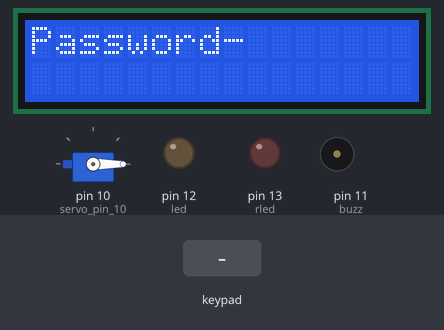
Bench run of a sketch on a simulated Arduino Uno, built with avr-gcc and run on an emulated ATmega328P. Shown: 16×2 character LCD, servo, output pins drawn as LEDs (lit = HIGH), buzzer (waves = sounding, pin HIGH). The inputs (shaded band) are chosen by the test bench.

Above: at 3.2 s.
3.3 s: key '*' pressed
At 4.2 s:
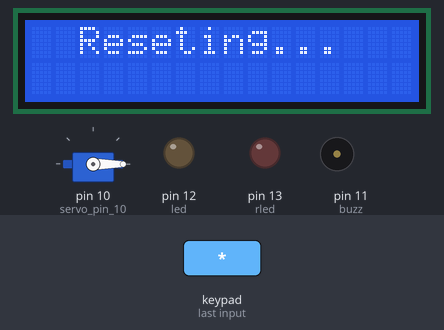
5.9 s: keypad keys 2 3 4 5 # pressed 0.4 s apart
At 8.7 s:
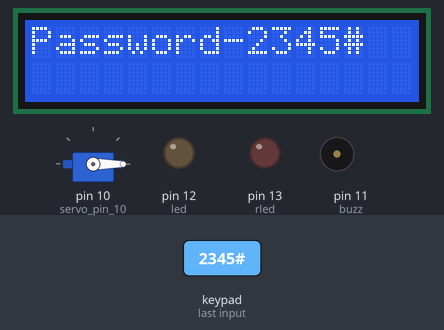
9.4 s: keypad keys 2 3 4 5 A pressed 0.4 s apart
At 12.0 s:
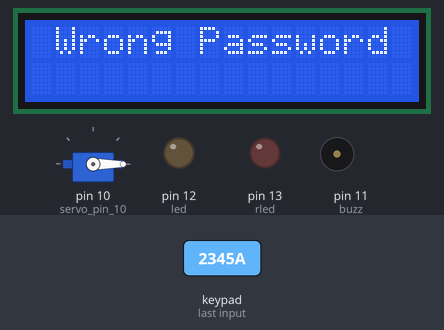
14.4 s: key 'A' pressed
At 15.3 s:
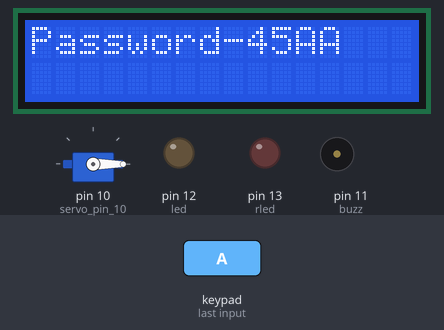
16.1 s: key 'B' pressed
At 17.4 s:
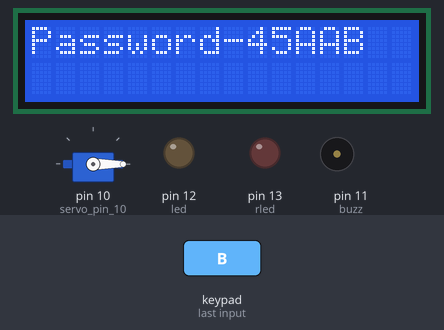
17.7 s: keypad keys 2 3 4 5 D pressed 0.4 s apart
At 21.9 s:
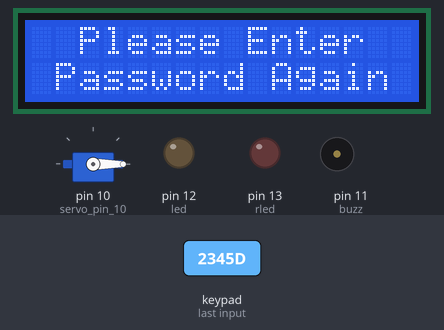
Timing chart, 0 to 23.7 s (numbered marks = the images above; inputs shaded):
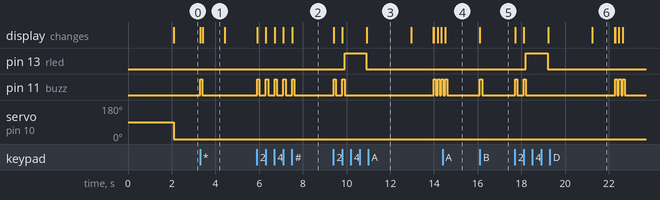

Measured:
- after the input at 3.3 s, pin 11 (buzz): LOW → HIGH at once, → LOW 0.10 s later; the display: first changes at once (image 1 shows a later state)
- after the input at 5.9 s, pin 11 (buzz): alternates HIGH for 0.10 s and LOW for 0.30 s, 10 changes in all, then stays LOW, starting at once; the display: first changes at once (image 2 shows a later state)
- after the input at 9.4 s, pin 13 (rled): LOW → HIGH after 0.51 s, → LOW 1.0 s later; pin 11 (buzz): LOW → HIGH at once, → LOW 0.10 s later, → HIGH 0.31 s later, → LOW 0.10 s later, … (9 changes in this stretch); the display: first changes at once (image 3 shows a later state)
- after the input at 14.4 s, the display: changes after 0.11 s (image 4)
- after the input at 16.1 s, pin 11 (buzz): LOW → HIGH at once, → LOW 0.10 s later; the display: changes at once (image 5)
- after the input at 17.7 s, pin 13 (rled): LOW → HIGH after 0.50 s, → LOW 1.0 s later; pin 11 (buzz): LOW → HIGH at once, → LOW 0.10 s later, → HIGH 0.30 s later, → LOW 0.10 s later, … (10 changes in this stretch); the display: first changes at once (image 6 shows a later state)
- what the display in image 1 shows lasts 1.0 s, from 3.4 s to 4.4 s

The sketch:

key_c__.ino
```cpp
#include <Keypad.h>
#include <Wire.h>
#include <LiquidCrystal_I2C.h>
#include <Servo.h>
byte rowPins[4] = {2, 3, 4, 5}; //connect to the row pinouts of the keypad

byte colPins[4] = {6, 7, 8, 9}; //connect to the row pinouts of the keypad

const byte ROWS = 4; //four rows

const byte COLS = 4; //three columns

char keys[ROWS][COLS] = {{'1','2','3','A'}
,
{'4','5','6','B'}
,
{'7','8','9','C'}
,
{'*','0','#','D'}
};

Keypad keypad = Keypad( makeKeymap(keys), rowPins, colPins, ROWS, COLS );
char key = 'A';
LiquidCrystal_I2C lcd(0x27, 16, 2);//lcd.setCursor(0;0); lcd.print

int p = 0;
int C = 0;
int r = 0;
int s=0;
Servo servo_pin_10;
int led =12;//green led
int rled =13;//red led
int buzz =11;//buzzer
void setup() {
  lcd.begin();
  servo_pin_10.attach(10);


  key = 'A';

  lcd.clear();

  p = 0;

  C = 8;

  r = 0;
  pinMode(led,OUTPUT);
  pinMode(rled,OUTPUT);
  pinMode(buzz,OUTPUT);

  lcd.setCursor(2, 0);
  lcd.print("Please Enter");
  lcd.setCursor(3, 1);
  lcd.print("Password");
  delay( 2000 );
  lcd.clear();
  lcd.setCursor(0,0);
  lcd.print("Password-");

  servo_pin_10.write( 0 );

}

void loop() {
  key = keypad.getKey();
  if (key) {
    C = ( C + 1 );
    lcd.setCursor(C, 0);
    lcd.print(key);
    digitalWrite(buzz,HIGH);
    delay(100);
    digitalWrite(buzz,LOW);
    r = ( r + 1 );
    //C = ( C + 1 );

    if (( key == '0' )) {p = ( p + 2 );
  }
  if (( key == '5' )) {p = ( p / 5 );
}
if (( key == 'A' )) {p = ( p / 4 );
}
if (( key == '2' )) {p = ( p * 10 );
}
if (( ( p == 11 ) && ( r == 7 ) )) {
  p=0;
  r=0;
  C=8;
  digitalWrite(led,HIGH);
  delay(2000);
  digitalWrite(led,LOW);
  servo_pin_10.write(100);
  lcd.clear();
  lcd.setCursor(1, 0);
  lcd.print("Right Password");
  delay(1000);
  lcd.clear();
}
if (( ( p != 11 ) && ( r == 7 ) )) {
  servo_pin_10.write(0);
  digitalWrite(rled,HIGH);
  delay(1000);
  digitalWrite(rled,LOW);
  lcd.clear();
  lcd.setCursor(1, 0);
  lcd.print("Wrong Password");
  delay(2000);
  lcd.clear();

  p=0;
  r=0;
  C=8;
    lcd.setCursor(2, 0);
  lcd.print("Please Enter");
    lcd.setCursor(1,1 );
  lcd.print("Password Again");
  delay(1000);
  lcd.clear();
  lcd.setCursor(0, 0);
  lcd.print("Password-");
}
if((key == '*'))
{servo_pin_10.write(0);
lcd.clear();
lcd.setCursor(2,0);
lcd.print("Reseting...");
delay(1000);
lcd.clear();
lcd.setCursor(0,0);
lcd.print("Password-");
p=0;
r=0;
C=8;
  }

  }}
```
